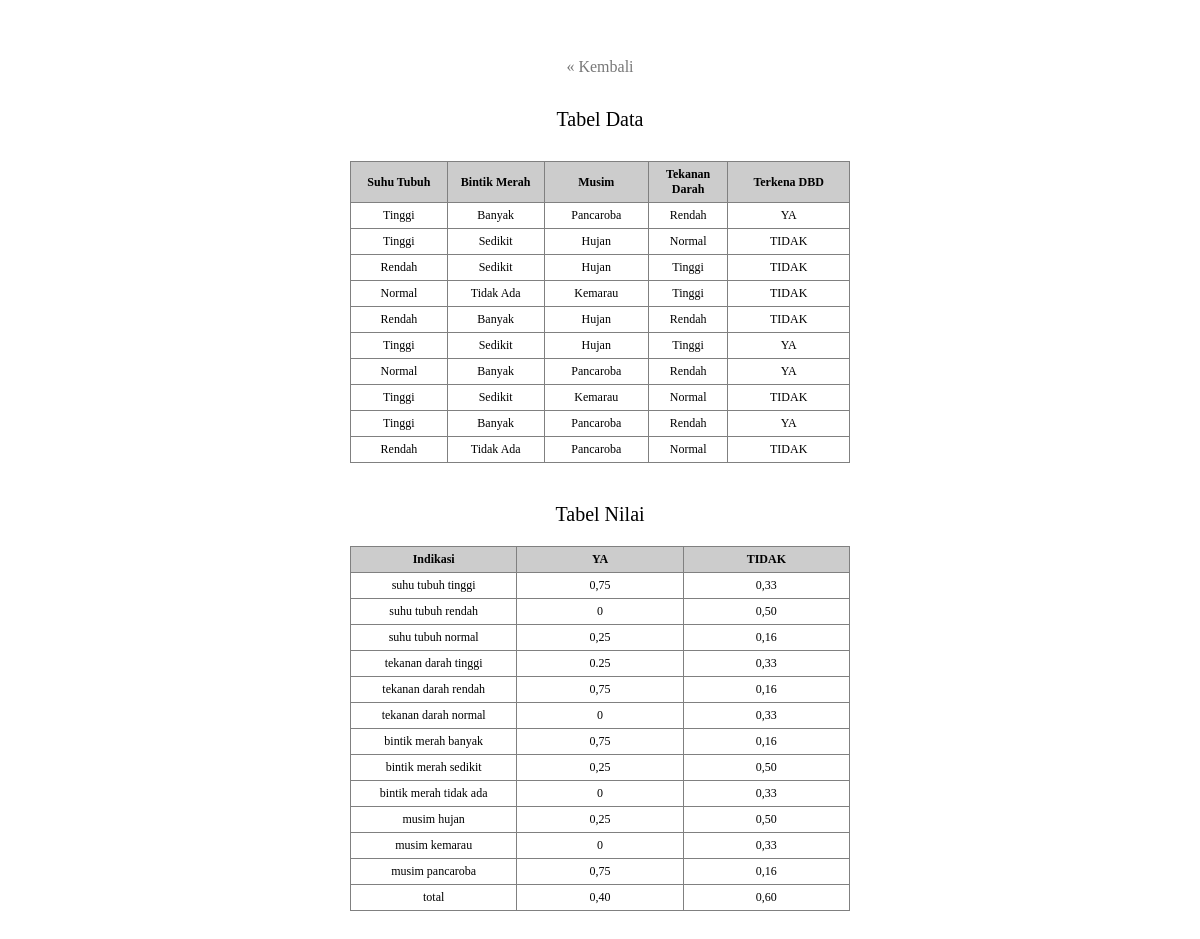
Screenshot of /tabel/database.php with the database file from the repository.
### tables this page shows
CREATE TABLE IF NOT EXISTS `penyakit` (
  `No` int(5) NOT NULL AUTO_INCREMENT,
  `suhu_tubuh` text NOT NULL,
  `bintik_merah` text NOT NULL,
  `musim` text NOT NULL,
  `tekanan_darah` text NOT NULL,
  `terkena_dbd` text NOT NULL,
  PRIMARY KEY (`No`)
);

CREATE TABLE IF NOT EXISTS `nilai` (
  `indikasi` text NOT NULL,
  `ya` text NOT NULL,
  `tidak` text NOT NULL
);

### tabel/database.php (the view)
<html>
<head>
<?php require ('../dbconfig.php');?></head>
<body>
<link href="../style.css" rel="stylesheet" />
<div style="height: 50px;"></div>
<div align="center" style="height: 50px;"><a href="../index.php">&laquo;  Kembali</a></div>
<?php
$hasil = mysqli_query($connect,"SELECT * FROM penyakit") or die(mysql_error());
?>
	<div style='text-align:center;'>
	<table algin='center' width='500px' border='1px' cellpadding='5px' style='margin: auto; border-collapse:collapse;'>
    <caption style="font-size: 20px;margin-bottom: 30px;">Tabel Data</caption>
		<tr bgcolor="#CCCCCC">
        <th width='150px'>Suhu Tubuh</th>
        <th width='150px'>Bintik Merah</th>
        <th width='150px'>Musim</th>
        <th width='100px'>Tekanan Darah</th>
        <th width='200px'>Terkena DBD</th>
        </tr>
		<?php
			while ($data = mysqli_fetch_object($hasil)){
				?>
				<tr>
					<td><?php echo $data->suhu_tubuh;?></td>
					<td><?php echo $data->bintik_merah;?></td>
					<td><?php echo $data->musim;?></td>
					<td><?php echo $data->tekanan_darah;?></td>
                    <td><?php echo $data->terkena_dbd;?></td>
				<?php
			}
		?>
                </tr>
        </table>
<?php
$hasil2 = mysqli_query($connect,"SELECT * FROM nilai") or die(mysql_error());
?>
	<div style='text-align:center;'>
     <div style="height: 20px;"></div>
	<table algin='center' width='500px' border='1px' cellpadding='5px' style='margin: auto; border-collapse:collapse;'>
    <caption style="font-size: 20px;margin-bottom: 20px; margin-top: 20px;">Tabel Nilai</caption>
		<tr bgcolor="#CCCCCC">
        <th width='150px'>Indikasi</th>
        <th width='150px'>YA</th>
        <th width='150px'>TIDAK</th>
        </tr>
		<?php
			while ($data = mysqli_fetch_object($hasil2)){
				?>
				<tr>
					<td><?php echo $data->indikasi;?></td>
					<td><?php echo $data->ya;?></td>
					<td><?php echo $data->tidak;?></td>
				<?php
			}
		?>
                </tr>
        </table>
        <div style="height: 50px;"></div>
        </body>
        </html>

### style.css (style rules this page uses)
table { margin: auto;font-size: 12px; }
table td { text-align: center; }
a:link { color:#787878; text-decoration:none }

### rows the page displays
penyakit: suhu_tubuh "Tinggi", bintik_merah "Banyak", musim "Pancaroba", tekanan_darah "Rendah", terkena_dbd "YA"
penyakit: suhu_tubuh "Tinggi", bintik_merah "Sedikit", musim "Hujan", tekanan_darah "Normal", terkena_dbd "TIDAK"
penyakit: suhu_tubuh "Rendah", bintik_merah "Sedikit", musim "Hujan", tekanan_darah "Tinggi", terkena_dbd "TIDAK"
penyakit: suhu_tubuh "Normal", bintik_merah "Tidak Ada", musim "Kemarau", tekanan_darah "Tinggi", terkena_dbd "TIDAK"
penyakit: suhu_tubuh "Rendah", bintik_merah "Banyak", musim "Hujan", tekanan_darah "Rendah", terkena_dbd "TIDAK"
penyakit: suhu_tubuh "Tinggi", bintik_merah "Sedikit", musim "Hujan", tekanan_darah "Tinggi", terkena_dbd "YA"
penyakit: suhu_tubuh "Normal", bintik_merah "Banyak", musim "Pancaroba", tekanan_darah "Rendah", terkena_dbd "YA"
penyakit: suhu_tubuh "Tinggi", bintik_merah "Sedikit", musim "Kemarau", tekanan_darah "Normal", terkena_dbd "TIDAK"
penyakit: suhu_tubuh "Tinggi", bintik_merah "Banyak", musim "Pancaroba", tekanan_darah "Rendah", terkena_dbd "YA"
penyakit: suhu_tubuh "Rendah", bintik_merah "Tidak Ada", musim "Pancaroba", tekanan_darah "Normal", terkena_dbd "TIDAK"
nilai: indikasi "suhu tubuh tinggi", ya "0,75", tidak "0,33"
nilai: indikasi "suhu tubuh rendah", ya "0", tidak "0,50"
nilai: indikasi "suhu tubuh normal", ya "0,25", tidak "0,16"
nilai: indikasi "tekanan darah tinggi", ya "0.25", tidak "0,33"
nilai: indikasi "tekanan darah rendah", ya "0,75", tidak "0,16"
nilai: indikasi "tekanan darah normal", ya "0", tidak "0,33"
nilai: indikasi "bintik merah banyak", ya "0,75", tidak "0,16"
nilai: indikasi "bintik merah sedikit", ya "0,25", tidak "0,50"
nilai: indikasi "bintik merah tidak ada", ya "0", tidak "0,33"
nilai: indikasi "musim hujan", ya "0,25", tidak "0,50"
nilai: indikasi "musim kemarau", ya "0", tidak "0,33"
nilai: indikasi "musim pancaroba", ya "0,75", tidak "0,16"
nilai: indikasi "total", ya "0,40", tidak "0,60"
